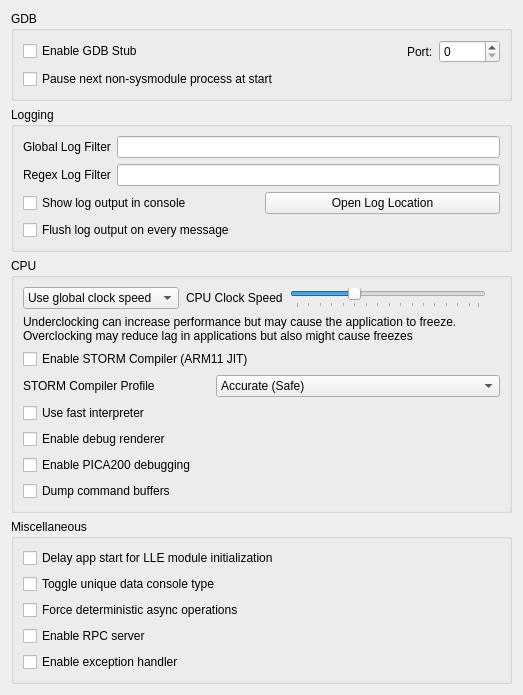
<?xml version="1.0" encoding="UTF-8"?>
<ui version="4.0">
 <class>ConfigureDebug</class>
 <widget class="QWidget" name="ConfigureDebug">
  <property name="geometry">
   <rect>
    <x>0</x>
    <y>0</y>
    <width>523</width>
    <height>458</height>
   </rect>
  </property>
  <layout class="QVBoxLayout" name="verticalLayout_1">
   <item>
    <layout class="QVBoxLayout" name="verticalLayout_2">
     <item>
      <widget class="QGroupBox" name="gdb_groupbox">
       <property name="title">
        <string>GDB</string>
       </property>
       <layout class="QVBoxLayout" name="verticalLayout_3">
        <item>
         <layout class="QHBoxLayout" name="horizontalLayout_1">
          <item>
           <widget class="QCheckBox" name="toggle_gdbstub">
            <property name="text">
             <string>Enable GDB Stub</string>
            </property>
           </widget>
          </item>
          <item>
           <spacer name="horizontalSpacer">
            <property name="orientation">
             <enum>Qt::Horizontal</enum>
            </property>
            <property name="sizeHint" stdset="0">
             <size>
              <width>40</width>
              <height>20</height>
             </size>
            </property>
           </spacer>
          </item>
          <item>
           <widget class="QLabel" name="label_2">
            <property name="text">
             <string>Port:</string>
            </property>
           </widget>
          </item>
          <item>
           <widget class="QSpinBox" name="gdbport_spinbox">
            <property name="maximum">
             <number>65535</number>
            </property>
           </widget>
          </item>
         </layout>
        </item>
        <item>
          <widget class="QCheckBox" name="debug_next_process">
            <property name="text">
              <string>Pause next non-sysmodule process at start</string>
            </property>
          </widget>
        </item>
       </layout>
      </widget>
     </item>
    </layout>
   </item>
   <item>
    <widget class="QGroupBox" name="groupBox_2">
     <property name="title">
      <string>Logging</string>
     </property>
     <layout class="QVBoxLayout" name="verticalLayout">
      <item>
       <layout class="QHBoxLayout" name="horizontalLayout">
        <item>
         <widget class="QLabel" name="label">
          <property name="text">
           <string>Global Log Filter</string>
          </property>
         </widget>
        </item>
        <item>
         <widget class="QLineEdit" name="log_filter_edit"/>
        </item>
       </layout>
      </item>
      <item>
       <layout class="QHBoxLayout" name="horizontalLayout1">
        <item>
         <widget class="QLabel" name="label_3">
          <property name="text">
           <string>Regex Log Filter</string>
          </property>
         </widget>
        </item>
        <item>
         <widget class="QLineEdit" name="log_regex_filter_edit"/>
        </item>
       </layout>
      </item>
      <item>
       <layout class="QHBoxLayout" name="horizontalLayout2">
        <item>
         <widget class="QCheckBox" name="toggle_console">
          <property name="text">
           <string>Show log output in console</string>
          </property>
         </widget>
        </item>
        <item>
         <widget class="QPushButton" name="open_log_button">
          <property name="text">
           <string>Open Log Location</string>
          </property>
         </widget>
        </item>
       </layout>
      </item>
      <item>
        <widget class="QCheckBox" name="instant_debug_log">
          <property name="text">
            <string>Flush log output on every message</string>
          </property>
          <property name="toolTip">
            <string>&lt;html&gt;&lt;body&gt;Immediately commits the debug log to file. Use this if STORM 3DS crashes and the log output is being cut.&lt;br&gt;Enabling this feature will decrease performance, only use it for debugging purposes.&lt;/body&gt;&lt;/html&gt;</string>
          </property>
        </widget>
      </item>
     </layout>
    </widget>
   </item>
   <item>
    <widget class="QGroupBox" name="groupBox_4">
     <property name="title">
      <string>CPU</string>
     </property>
     <layout class="QGridLayout" name="clock_speed_GLayout">
      <item row="1" column="0">
       <widget class="QWidget" name="clock_speed_widget" native="true">
        <layout class="QHBoxLayout" name="clock_speed_layout">
         <property name="spacing">
          <number>7</number>
         </property>
         <property name="leftMargin">
          <number>0</number>
         </property>
         <property name="topMargin">
          <number>0</number>
         </property>
         <property name="rightMargin">
          <number>0</number>
         </property>
         <property name="bottomMargin">
          <number>0</number>
         </property>
         <item>
          <widget class="QComboBox" name="clock_speed_combo">
           <item>
            <property name="text">
             <string>Use global clock speed</string>
            </property>
           </item>
           <item>
            <property name="text">
             <string>Set clock speed:</string>
            </property>
           </item>
          </widget>
         </item>
         <item>
          <widget class="QLabel" name="clock_speed_label">
           <property name="text">
            <string>CPU Clock Speed</string>
           </property>
          </widget>
         </item>
         <item>
          <widget class="QSlider" name="slider_clock_speed">
           <property name="toolTip">
            <string>&lt;html&gt;&lt;body&gt;Changes the emulated CPU clock frequency.&lt;br&gt;Underclocking can increase performance but may cause the application to freeze.&lt;br&gt;Overclocking may reduce application lag but also might cause freezes&lt;/body&gt;&lt;/html&gt;</string>
           </property>
           <property name="minimum">
            <number>0</number>
           </property>
           <property name="maximum">
            <number>79</number>
           </property>
           <property name="singleStep">
            <number>5</number>
           </property>
           <property name="pageStep">
            <number>15</number>
           </property>
           <property name="value">
            <number>25</number>
           </property>
           <property name="orientation">
            <enum>Qt::Horizontal</enum>
           </property>
           <property name="tickPosition">
            <enum>QSlider::TicksBelow</enum>
           </property>
          </widget>
         </item>
         <item>
          <widget class="QLabel" name="clock_display_label">
           <property name="text">
            <string/>
           </property>
           <property name="alignment">
            <set>Qt::AlignRight|Qt::AlignTrailing|Qt::AlignVCenter</set>
           </property>
          </widget>
         </item>
        </layout>
       </widget>
      </item>
      <item row="2" column="0">
       <widget class="QLabel" name="label_cpu_clock_info">
        <property name="text">
         <string>&lt;html&gt;&lt;head/&gt;&lt;body&gt;Underclocking can increase performance but may cause the application to freeze.&lt;br/&gt;Overclocking may reduce lag in applications but also might cause freezes&lt;/p&gt;&lt;/body&gt;&lt;/html&gt;</string>
        </property>
        <property name="textFormat">
         <enum>Qt::RichText</enum>
        </property>
       </widget>
      </item>
      <item row="3" column="0">
       <widget class="QCheckBox" name="toggle_cpu_jit">
        <property name="toolTip">
         <string>&lt;html&gt;&lt;head/&gt;&lt;body&gt;&lt;p&gt;Enables the STORM Compiler (ARM11 Dynarmic JIT with multi-pass IR folding and optimized code cache). Don't disable unless for debugging purposes&lt;/p&gt;&lt;/body&gt;&lt;/html&gt;</string>
        </property>
        <property name="text">
         <string>Enable STORM Compiler (ARM11 JIT)</string>
        </property>
       </widget>
      </item>
      <item row="4" column="0">
       <widget class="QWidget" name="storm_jit_mode_widget" native="true">
        <layout class="QHBoxLayout" name="storm_jit_mode_layout">
         <property name="spacing">
          <number>10</number>
         </property>
         <property name="leftMargin">
          <number>0</number>
         </property>
         <property name="topMargin">
          <number>0</number>
         </property>
         <property name="rightMargin">
          <number>0</number>
         </property>
         <property name="bottomMargin">
          <number>0</number>
         </property>
         <item>
          <widget class="QLabel" name="storm_jit_mode_label">
           <property name="text">
            <string>STORM Compiler Profile</string>
           </property>
          </widget>
         </item>
         <item>
          <widget class="QComboBox" name="storm_jit_mode_combo">
           <item>
            <property name="text">
             <string>Accurate (Safe)</string>
            </property>
           </item>
           <item>
            <property name="text">
             <string>Fast (Balanced)</string>
            </property>
           </item>
           <item>
            <property name="text">
             <string>Turbo (Weak Devices)</string>
            </property>
           </item>
           <item>
            <property name="text">
             <string>STORM Compiler (Maximum - Recommended)</string>
            </property>
           </item>
          </widget>
         </item>
        </layout>
       </widget>
      </item>
      <item row="5" column="0">
       <widget class="QCheckBox" name="toggle_fastinterp">
        <property name="toolTip">
         <string>&lt;html&gt;&lt;head/&gt;&lt;body&gt;&lt;p&gt;When JIT is disabled, use the fast interpreter instead of the legacy interpreter&lt;/p&gt;&lt;/body&gt;&lt;/html&gt;</string>
        </property>
        <property name="text">
         <string>Use fast interpreter</string>
        </property>
       </widget>
      </item>
      <item row="6" column="0">
       <widget class="QCheckBox" name="toggle_renderer_debug">
        <property name="text">
         <string>Enable debug renderer</string>
        </property>
       </widget>
      </item>
      <item row="7" column="0">
       <widget class="QCheckBox" name="toggle_pica_debugging">
        <property name="text">
         <string>Enable PICA200 debugging</string>
        </property>
       </widget>
      </item>
      <item row="8" column="0">
       <widget class="QCheckBox" name="toggle_dump_command_buffers">
        <property name="text">
         <string>Dump command buffers</string>
        </property>
       </widget>
      </item>
     </layout>
    </widget>
   </item>
   <item>
    <widget class="QGroupBox" name="groupBox_5">
     <property name="title">
      <string>Miscellaneous</string>
     </property>
     <layout class="QGridLayout" name="gridLayout_3">
      <item row="1" column="0">
       <widget class="QCheckBox" name="delay_start_for_lle_modules">
        <property name="toolTip">
         <string>&lt;html&gt;&lt;head/&gt;&lt;body&gt;&lt;p&gt;Introduces a delay to the first ever launched app thread if LLE modules are enabled, to allow them to initialize.&lt;/p&gt;&lt;/body&gt;&lt;/html&gt;</string>
        </property>
        <property name="text">
         <string>Delay app start for LLE module initialization</string>
        </property>
       </widget>
      </item>
      <item row="2" column="0">
       <widget class="QCheckBox" name="toggle_unique_data_console_type">
        <property name="toolTip">
         <string>&lt;html&gt;&lt;head/&gt;&lt;body&gt;&lt;p&gt;Toggles the unique data console type (Old 3DS &#8596; New 3DS) to be able to download the opposite system firmware type from system settings.&lt;/p&gt;&lt;/body&gt;&lt;/html&gt;</string>
        </property>
        <property name="text">
         <string>Toggle unique data console type</string>
        </property>
       </widget>
      </item>
      <item row="3" column="0">
       <widget class="QCheckBox" name="deterministic_async_operations">
        <property name="text">
         <string>Force deterministic async operations</string>
        </property>
        <property name="toolTip">
         <string>&lt;html&gt;&lt;head/&gt;&lt;body&gt;&lt;p&gt;Forces all async operations to run on the main thread, making them deterministic. Do not enable if you don't know what you are doing.&lt;/p&gt;&lt;/body&gt;&lt;/html&gt;</string>
        </property>
       </widget>
      </item>
      <item row="4" column="0">
        <widget class="QCheckBox" name="enable_rpc_server">
          <property name="text">
            <string>Enable RPC server</string>
          </property>
          <property name="toolTip">
            <string>&lt;html&gt;&lt;head/&gt;&lt;body&gt;&lt;p&gt;Enables the RPC server on port 45987. This allows remotely reading/writing guest memory, do not enable if you don't know what you are doing.&lt;/p&gt;&lt;/body&gt;&lt;/html&gt;</string>
          </property>
        </widget>
      </item>
      <item row="5" column="0">
       <widget class="QCheckBox" name="enable_exception_handler">
        <property name="toolTip">
         <string>&lt;html&gt;&lt;head/&gt;&lt;body&gt;&lt;p&gt;Enables the exception handler. When an exception occurs a detailed crash report will be shown.&lt;/p&gt;&lt;p&gt;Note: When using CPU JIT, register values in the crash report may not be fully accurate because the JIT may have advanced past the fault. For more accurate reports, consider disabling CPU JIT.&lt;/p&gt;&lt;/body&gt;&lt;/html&gt;</string>
        </property>
        <property name="text">
         <string>Enable exception handler</string>
        </property>
       </widget>
      </item>
     </layout>
    </widget>
   </item>
   <item>
    <spacer name="verticalSpacer">
     <property name="orientation">
      <enum>Qt::Vertical</enum>
     </property>
     <property name="sizeHint" stdset="0">
      <size>
       <width>20</width>
       <height>40</height>
      </size>
     </property>
    </spacer>
   </item>
  </layout>
 </widget>
 <tabstops>
  <tabstop>toggle_gdbstub</tabstop>
  <tabstop>gdbport_spinbox</tabstop>
  <tabstop>log_filter_edit</tabstop>
  <tabstop>toggle_console</tabstop>
  <tabstop>open_log_button</tabstop>
 </tabstops>
 <resources/>
 <connections>
  <connection>
   <sender>toggle_gdbstub</sender>
   <signal>toggled(bool)</signal>
   <receiver>gdbport_spinbox</receiver>
   <slot>setEnabled(bool)</slot>
   <hints>
    <hint type="sourcelabel">
     <x>84</x>
     <y>157</y>
    </hint>
    <hint type="destinationlabel">
     <x>342</x>
     <y>158</y>
    </hint>
   </hints>
  </connection>
 </connections>
</ui>
